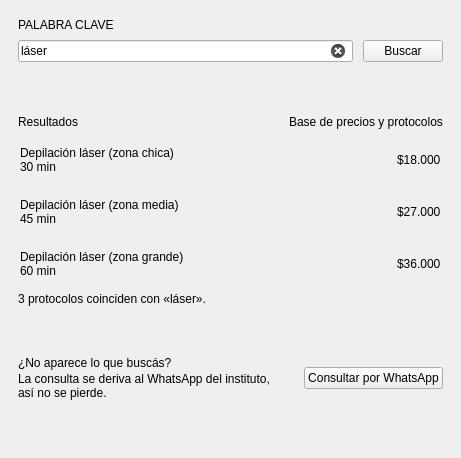
<?xml version="1.0" encoding="UTF-8"?>
<ui version="4.0">
 <class>BuscadorPrecios</class>
 <widget class="QWidget" name="BuscadorPrecios">
  <layout class="QVBoxLayout" name="layoutBuscadorPrecios">
   <property name="spacing">
    <number>14</number>
   </property>
   <property name="leftMargin">
    <number>0</number>
   </property>
   <property name="topMargin">
    <number>0</number>
   </property>
   <property name="rightMargin">
    <number>0</number>
   </property>
   <property name="bottomMargin">
    <number>0</number>
   </property>
   <item>
    <widget class="QFrame" name="tarjetaConsulta">
     <property name="tarjeta" stdset="0">
      <bool>true</bool>
     </property>
     <layout class="QVBoxLayout" name="layoutConsulta">
      <property name="spacing">
       <number>8</number>
      </property>
      <property name="leftMargin">
       <number>18</number>
      </property>
      <property name="topMargin">
       <number>18</number>
      </property>
      <property name="rightMargin">
       <number>18</number>
      </property>
      <property name="bottomMargin">
       <number>18</number>
      </property>
      <item>
       <widget class="QLabel" name="lblConsulta">
        <property name="text">
         <string>PALABRA CLAVE</string>
        </property>
        <property name="rol" stdset="0">
         <string notr="true">campo</string>
        </property>
       </widget>
      </item>
      <item>
       <layout class="QHBoxLayout" name="layoutConsultaFila">
        <property name="spacing">
         <number>10</number>
        </property>
        <item>
         <widget class="QLineEdit" name="editConsulta">
          <property name="text">
           <string>láser</string>
          </property>
          <property name="placeholderText">
           <string>Por ejemplo: láser, peeling, limpieza</string>
          </property>
          <property name="clearButtonEnabled">
           <bool>true</bool>
          </property>
         </widget>
        </item>
        <item>
         <widget class="QPushButton" name="btnConsultar">
          <property name="text">
           <string>Buscar</string>
          </property>
          <property name="primario" stdset="0">
           <bool>true</bool>
          </property>
          <property name="cursor">
           <cursorShape>PointingHandCursor</cursorShape>
          </property>
         </widget>
        </item>
       </layout>
      </item>
     </layout>
    </widget>
   </item>
   <item>
    <widget class="QFrame" name="tarjetaResultados">
     <property name="tarjeta" stdset="0">
      <bool>true</bool>
     </property>
     <layout class="QVBoxLayout" name="layoutResultados">
      <property name="spacing">
       <number>4</number>
      </property>
      <property name="leftMargin">
       <number>18</number>
      </property>
      <property name="topMargin">
       <number>18</number>
      </property>
      <property name="rightMargin">
       <number>18</number>
      </property>
      <property name="bottomMargin">
       <number>18</number>
      </property>
      <item>
       <layout class="QHBoxLayout" name="layoutResultadosTitulo">
        <item>
         <widget class="QLabel" name="lblResultados">
          <property name="text">
           <string>Resultados</string>
          </property>
          <property name="rol" stdset="0">
           <string notr="true">seccion</string>
          </property>
         </widget>
        </item>
        <item>
         <spacer name="espacioResultadosTitulo">
          <property name="orientation">
           <enum>Qt::Horizontal</enum>
          </property>
          <property name="sizeHint" stdset="0">
           <size>
            <width>40</width>
            <height>20</height>
           </size>
          </property>
         </spacer>
        </item>
        <item>
         <widget class="QLabel" name="lblFuente">
          <property name="text">
           <string>Base de precios y protocolos</string>
          </property>
          <property name="etiqueta" stdset="0">
           <string notr="true">ok</string>
          </property>
         </widget>
        </item>
       </layout>
      </item>
      <item>
       <widget class="QFrame" name="filaResultado1">
        <property name="fila" stdset="0">
         <bool>true</bool>
        </property>
        <layout class="QHBoxLayout" name="layoutResultado1">
         <property name="spacing">
          <number>12</number>
         </property>
         <property name="leftMargin">
          <number>2</number>
         </property>
         <property name="topMargin">
          <number>10</number>
         </property>
         <property name="rightMargin">
          <number>2</number>
         </property>
         <property name="bottomMargin">
          <number>10</number>
         </property>
         <item>
          <layout class="QVBoxLayout" name="layoutResultadoTxt1">
           <property name="spacing">
            <number>0</number>
           </property>
           <item>
            <widget class="QLabel" name="lblResNombre1">
             <property name="text">
              <string>Depilación láser (zona chica)</string>
             </property>
             <property name="rol" stdset="0">
              <string notr="true">valor</string>
             </property>
            </widget>
           </item>
           <item>
            <widget class="QLabel" name="lblResDetalle1">
             <property name="text">
              <string>30 min</string>
             </property>
             <property name="rol" stdset="0">
              <string notr="true">nota</string>
             </property>
            </widget>
           </item>
          </layout>
         </item>
         <item>
          <spacer name="espacioResultado1">
           <property name="orientation">
            <enum>Qt::Horizontal</enum>
           </property>
           <property name="sizeHint" stdset="0">
            <size>
             <width>40</width>
             <height>20</height>
            </size>
           </property>
          </spacer>
         </item>
         <item>
          <widget class="QLabel" name="lblResPrecio1">
           <property name="text">
            <string>$18.000</string>
           </property>
           <property name="rol" stdset="0">
            <string notr="true">hora</string>
           </property>
          </widget>
         </item>
        </layout>
       </widget>
      </item>
      <item>
       <widget class="QFrame" name="filaResultado2">
        <property name="fila" stdset="0">
         <bool>true</bool>
        </property>
        <layout class="QHBoxLayout" name="layoutResultado2">
         <property name="spacing">
          <number>12</number>
         </property>
         <property name="leftMargin">
          <number>2</number>
         </property>
         <property name="topMargin">
          <number>10</number>
         </property>
         <property name="rightMargin">
          <number>2</number>
         </property>
         <property name="bottomMargin">
          <number>10</number>
         </property>
         <item>
          <layout class="QVBoxLayout" name="layoutResultadoTxt2">
           <property name="spacing">
            <number>0</number>
           </property>
           <item>
            <widget class="QLabel" name="lblResNombre2">
             <property name="text">
              <string>Depilación láser (zona media)</string>
             </property>
             <property name="rol" stdset="0">
              <string notr="true">valor</string>
             </property>
            </widget>
           </item>
           <item>
            <widget class="QLabel" name="lblResDetalle2">
             <property name="text">
              <string>45 min</string>
             </property>
             <property name="rol" stdset="0">
              <string notr="true">nota</string>
             </property>
            </widget>
           </item>
          </layout>
         </item>
         <item>
          <spacer name="espacioResultado2">
           <property name="orientation">
            <enum>Qt::Horizontal</enum>
           </property>
           <property name="sizeHint" stdset="0">
            <size>
             <width>40</width>
             <height>20</height>
            </size>
           </property>
          </spacer>
         </item>
         <item>
          <widget class="QLabel" name="lblResPrecio2">
           <property name="text">
            <string>$27.000</string>
           </property>
           <property name="rol" stdset="0">
            <string notr="true">hora</string>
           </property>
          </widget>
         </item>
        </layout>
       </widget>
      </item>
      <item>
       <widget class="QFrame" name="filaResultado3">
        <property name="fila" stdset="0">
         <bool>true</bool>
        </property>
        <layout class="QHBoxLayout" name="layoutResultado3">
         <property name="spacing">
          <number>12</number>
         </property>
         <property name="leftMargin">
          <number>2</number>
         </property>
         <property name="topMargin">
          <number>10</number>
         </property>
         <property name="rightMargin">
          <number>2</number>
         </property>
         <property name="bottomMargin">
          <number>10</number>
         </property>
         <item>
          <layout class="QVBoxLayout" name="layoutResultadoTxt3">
           <property name="spacing">
            <number>0</number>
           </property>
           <item>
            <widget class="QLabel" name="lblResNombre3">
             <property name="text">
              <string>Depilación láser (zona grande)</string>
             </property>
             <property name="rol" stdset="0">
              <string notr="true">valor</string>
             </property>
            </widget>
           </item>
           <item>
            <widget class="QLabel" name="lblResDetalle3">
             <property name="text">
              <string>60 min</string>
             </property>
             <property name="rol" stdset="0">
              <string notr="true">nota</string>
             </property>
            </widget>
           </item>
          </layout>
         </item>
         <item>
          <spacer name="espacioResultado3">
           <property name="orientation">
            <enum>Qt::Horizontal</enum>
           </property>
           <property name="sizeHint" stdset="0">
            <size>
             <width>40</width>
             <height>20</height>
            </size>
           </property>
          </spacer>
         </item>
         <item>
          <widget class="QLabel" name="lblResPrecio3">
           <property name="text">
            <string>$36.000</string>
           </property>
           <property name="rol" stdset="0">
            <string notr="true">hora</string>
           </property>
          </widget>
         </item>
        </layout>
       </widget>
      </item>
      <item>
       <widget class="QLabel" name="lblCuentaResultados">
        <property name="text">
         <string>3 protocolos coinciden con «láser».</string>
        </property>
        <property name="rol" stdset="0">
         <string notr="true">nota</string>
        </property>
       </widget>
      </item>
     </layout>
    </widget>
   </item>
   <item>
    <widget class="QFrame" name="tarjetaWhatsapp">
     <property name="tarjeta" stdset="0">
      <bool>true</bool>
     </property>
     <layout class="QHBoxLayout" name="layoutWhatsapp" stretch="1,0">
      <property name="spacing">
       <number>14</number>
      </property>
      <property name="leftMargin">
       <number>18</number>
      </property>
      <property name="topMargin">
       <number>18</number>
      </property>
      <property name="rightMargin">
       <number>18</number>
      </property>
      <property name="bottomMargin">
       <number>18</number>
      </property>
      <item>
       <layout class="QVBoxLayout" name="layoutWhatsappTxt">
        <property name="spacing">
         <number>2</number>
        </property>
        <item>
         <widget class="QLabel" name="lblWhatsapp">
          <property name="text">
           <string>¿No aparece lo que buscás?</string>
          </property>
          <property name="rol" stdset="0">
           <string notr="true">seccion</string>
          </property>
         </widget>
        </item>
        <item>
         <widget class="QLabel" name="lblWhatsappNota">
          <property name="text">
           <string>La consulta se deriva al WhatsApp del instituto, así no se pierde.</string>
          </property>
          <property name="wordWrap">
           <bool>true</bool>
          </property>
          <property name="rol" stdset="0">
           <string notr="true">nota</string>
          </property>
         </widget>
        </item>
       </layout>
      </item>
      <item>
       <widget class="QPushButton" name="btnWhatsapp">
        <property name="text">
         <string>Consultar por WhatsApp</string>
        </property>
        <property name="cursor">
         <cursorShape>PointingHandCursor</cursorShape>
        </property>
       </widget>
      </item>
     </layout>
    </widget>
   </item>
   <item>
    <spacer name="espacioBuscadorPrecios">
     <property name="orientation">
      <enum>Qt::Vertical</enum>
     </property>
     <property name="sizeHint" stdset="0">
      <size>
       <width>20</width>
       <height>40</height>
      </size>
     </property>
    </spacer>
   </item>
  </layout>
 </widget>
 <connections/>
</ui>
